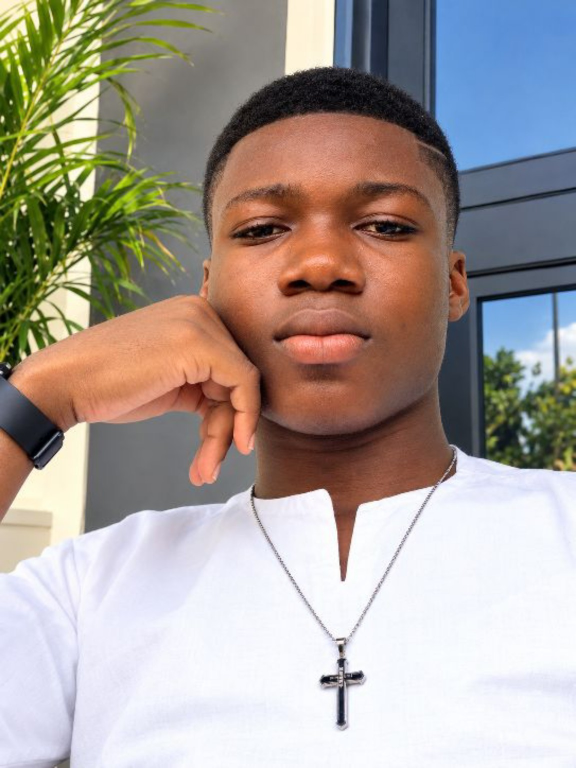
#> input picture ca-textbook-author-photo-v3.jpg, 1152 x 1536 px (shown at 1/2 size)
$ python generate-android-icons.py ../../ca-textbook-author-photo-v3.jpg ../../ca-textbook-author-prince-egyir-v2.jpg
#> lines starting #> are read from the running program, lines starting #| are printed output that depends on the picture
#!/usr/bin/env python3
from pathlib import Path
from PIL import Image, ImageOps, ImageColor
import sys
if len(sys.argv) != 3:
    raise SystemExit('Usage: generate-android-icons.py logo.png android/app/src/main/res')
src=Path(sys.argv[1]); res=Path(sys.argv[2])
if not src.is_file(): raise SystemExit(f'Logo not found: {src}')
logo=Image.open(src).convert('RGBA')
alpha=logo.getchannel('A')
#> alpha: PIL image 1152x1536 L; every value is 255
bbox=alpha.getbbox()
#> bbox = (0, 0, 1152, 1536)
if bbox: logo=logo.crop(bbox)
# Draw only the mark in the adaptive foreground. Android supplies the background/mask.
foreground_sizes={'mdpi':108,'hdpi':162,'xhdpi':216,'xxhdpi':324,'xxxhdpi':432}
legacy_sizes={'mdpi':48,'hdpi':72,'xhdpi':96,'xxhdpi':144,'xxxhdpi':192}
bg=ImageColor.getrgb('#0B1020')
for density, size in foreground_sizes.items():
    d=res/f'mipmap-{density}'; d.mkdir(parents=True,exist_ok=True)
    fg=Image.new('RGBA',(size,size),(0,0,0,0))
    art=logo.copy()
    art.thumbnail((int(size*.68),int(size*.68)),Image.Resampling.LANCZOS)
    fg.alpha_composite(art,((size-art.width)//2,(size-art.height)//2))
    fg.save(d/'ic_launcher_foreground.png',optimize=True)
    Image.new('RGB',(size,size),bg).save(d/'ic_launcher_background.png',optimize=True)
    legacy=Image.new('RGBA',(legacy_sizes[density],legacy_sizes[density]),bg+(255,))
    art2=logo.copy(); max_side=int(legacy_sizes[density]*.82)
    art2.thumbnail((max_side,max_side),Image.Resampling.LANCZOS)
    legacy.alpha_composite(art2,((legacy.width-art2.width)//2,(legacy.height-art2.height)//2))
    legacy.convert('RGB').save(d/'ic_launcher.png',optimize=True)
    legacy.convert('RGB').save(d/'ic_launcher_round.png',optimize=True)
#> this loop made 5 passes
#> pass 1, `fg.save(d/'ic_launcher_foreground.png',optimize=True)`:
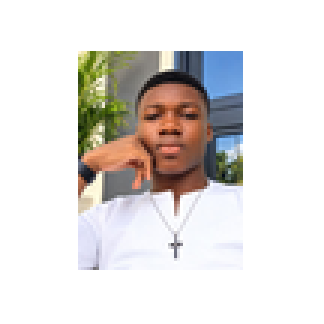
#> saved as ic_launcher_foreground.png: PIL image 108x108 RGBA (shown 3 times larger); mean R, G, B, A 57.7, 54.4, 52, 87.8; transparent parts drawn white
#> pass 1, `Image.new('RGB',(size,size),bg).save(d/'ic_launcher_background.png',op..`:
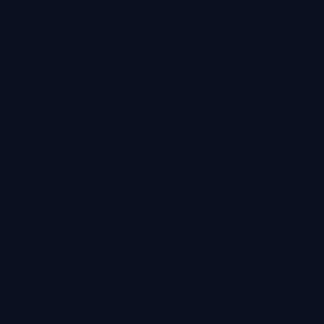
#> saved as ic_launcher_background.png: PIL image 108x108 RGB (shown 3 times larger); mean R, G, B 11, 16, 32
#> after the loop:
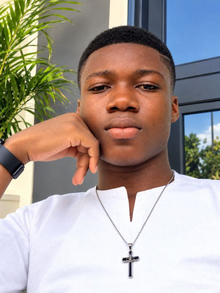
#> art: PIL image 220x293 RGBA; mean R, G, B, A 167.7, 158.2, 151.3, 255
#> after the loop:
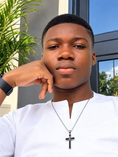
#> art2: PIL image 118x157 RGBA; mean R, G, B, A 167.6, 158.2, 151.3, 255
#> after the loop:
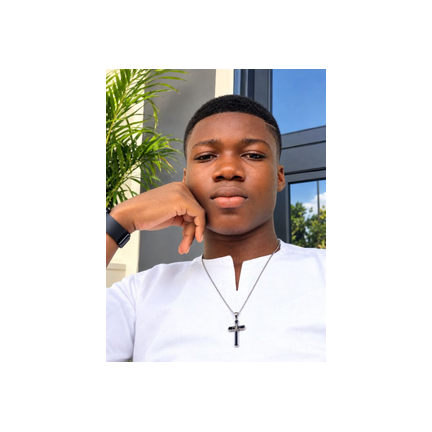
#> fg: PIL image 432x432 RGBA; mean R, G, B, A 57.9, 54.6, 52.3, 88.1; transparent parts drawn white
#> after the loop:
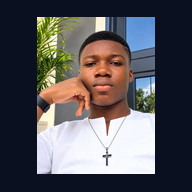
#> legacy: PIL image 192x192 RGBA; mean R, G, B, A 89.7, 87.5, 91.9, 255
# Adaptive icon resources use density-specific foreground/background images.
adaptive=res/'mipmap-anydpi-v26'; adaptive.mkdir(parents=True,exist_ok=True)
for n in ('ic_launcher','ic_launcher_round'):
    (adaptive/f'{n}.xml').write_text(f'''<?xml version="1.0" encoding="utf-8"?>\n<adaptive-icon xmlns:android="http://schemas.android.com/apk/res/android">\n    <background android:drawable="@mipmap/ic_launcher_background" />\n    <foreground android:drawable="@mipmap/ic_launcher_foreground" />\n</adaptive-icon>\n''',encoding='utf-8')
print(f'Generated Code Academy launcher icon resources in {res}')
